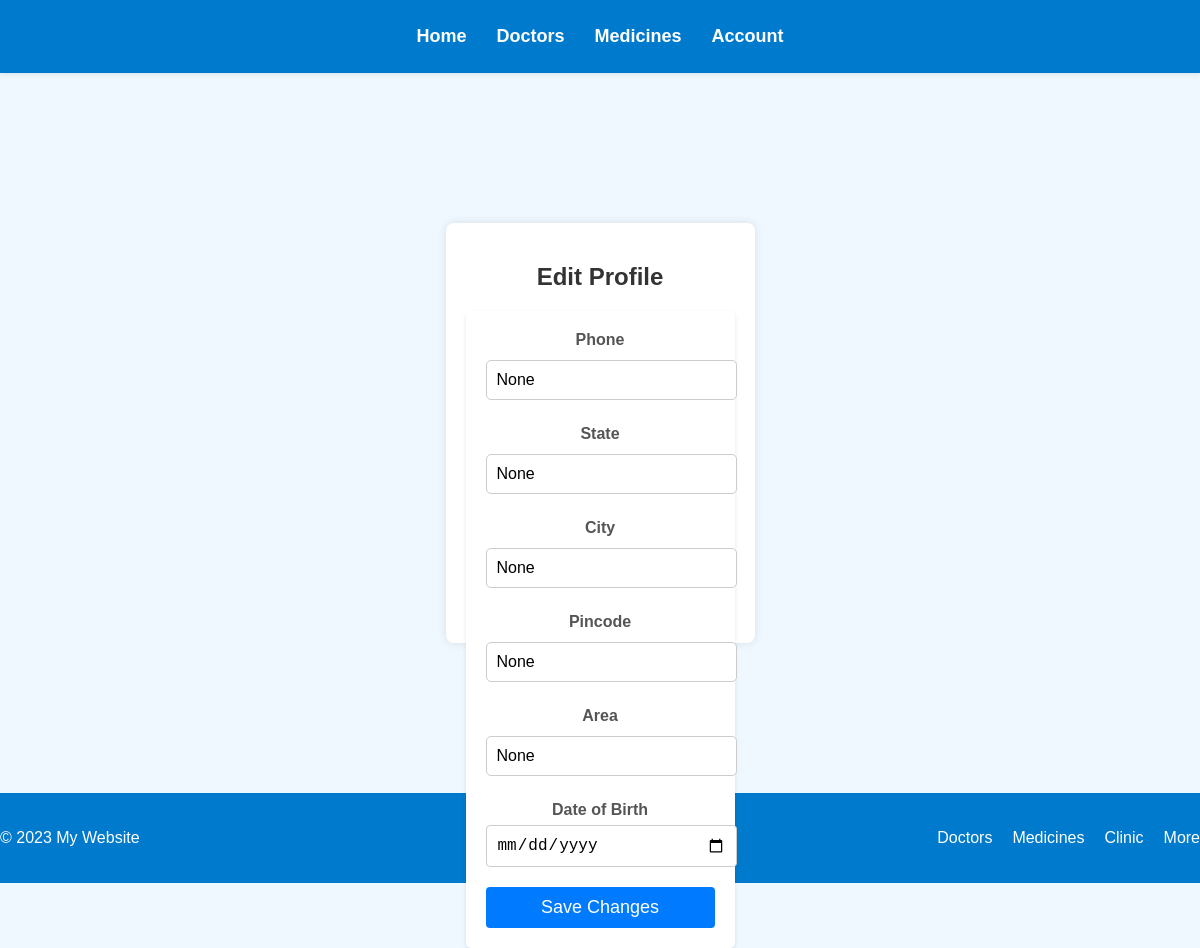
Before: /accountedit/ (signed in) with the older database file.
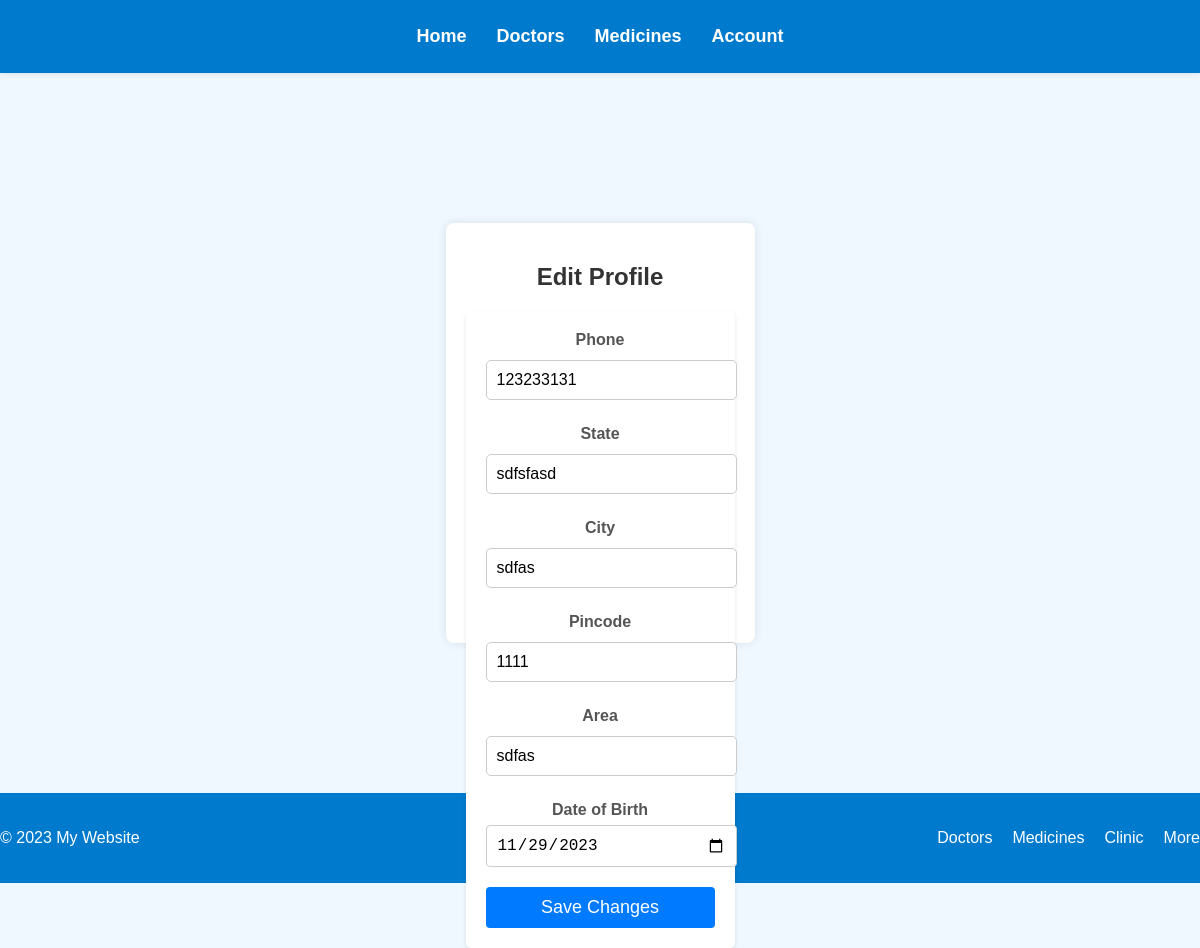
After: the same page with the newer database file.
### client/models.py (models this page shows)
class Client(models.Model):
    user = models.ForeignKey(User, on_delete=models.DO_NOTHING, null=True, blank=True)
    phone = models.IntegerField(blank=True, null=True)
    state = models.CharField(max_length=200, blank=True, null=True)
    city = models.CharField(max_length=200, blank=True, null=True)
    pincode = models.IntegerField(blank=True, null=True)
    area = models.CharField(max_length=200, blank=True, null=True)
    dob = models.DateField(blank=True, null=True)

### client/views.py (the view, shortened to what this page needs)
# urls.py: path('accountedit/', accountEdit, name='accountEdit'),
def accountEdit(request):
    user = request.user
    try:
        profile = Client.objects.get(user=user)
    except Client.DoesNotExist:
        pass
    context = {'profile': profile}  # Pass any additional data needed for the view
    return render(request, 'client/accountedit.html', context)

### client/templates/client/accountedit.html (shortened to what this page needs)
{% extends 'main.html' %}
{% load static %}
{% block content %}
<div class="mid">
    <div class="login-container">
        <h2>Edit Profile</h2>
        <form method="post">
            <div class="input-container">
                <label for="phone">Phone</label>
                <input type="text" id="phone" name="phone" value="{{ profile.phone }}">
            </div>
            <div class="input-container">
                <label for="state">State</label>
                <input type="text" id="state" name="state" value="{{ profile.state }}">
            </div>
            <div class="input-container">
                <label for="city">City</label>
                <input type="text" id="city" name="city" value="{{ profile.city }}">
            </div>
            <div class="input-container">
                <label for="pincode">Pincode</label>
                <input type="text" id="pincode" name="pincode" value="{{ profile.pincode }}">
            </div>
            <div class="input-container">
                <label for="area">Area</label>
                <input type="text" id="area" name="area" value="{{ profile.area }}">
            </div>
            <div class="input-container">
                <label for="dob">Date of Birth</label>
                <input type="date" id="dob" name="dob" value="{{ profile.dob|date:"Y-m-d" }}">
            </div>
            <button type="submit">Save Changes</button>
        </form>
    </div>
</div>
{% endblock content %}

Changed rows visible on the page:
changed Client: phone "None" → "123233131"; state "None" → "sdfsfasd"; city "None" → "sdfas"; pincode "None" → "1111"; area "None" → "sdfas"; dob (not shown) → "11/29/2023"
